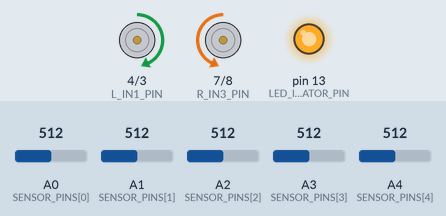
The sketch below on a simulated Arduino Uno, built with avr-gcc and run on an emulated ATmega328P. On the bench: motor-driver pin pairs drawn as motors (green arrow = first pin HIGH = forward, orange = second pin HIGH = backward, longer = more drive, scaled by the enable pin), output pins drawn as LEDs (lit = HIGH). The test bench sets the inputs (shaded band); at power-on: A0 (SENSOR_PINS[0]) = 512, A1 (SENSOR_PINS[1]) = 512, A2 (SENSOR_PINS[2]) = 512, A3 (SENSOR_PINS[3]) = 512, A4 (SENSOR_PINS[4]) = 512. What the sketch prints to the serial monitor is not drawn.

Above: at 0.1 s.
At 2.3 s:
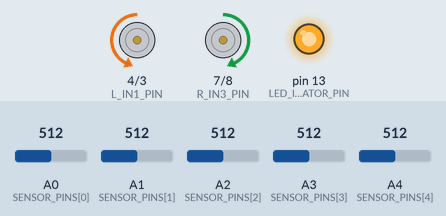
At 5.1 s:
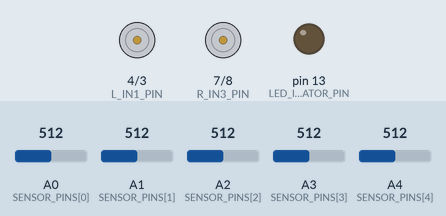
Timing chart, 0 to 6.6 s (numbered marks = the images above):
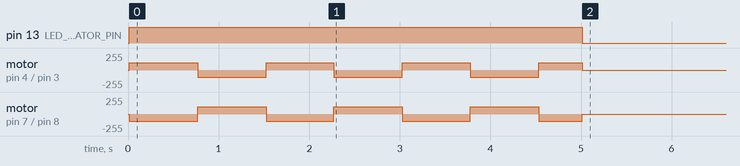

The sketch:

Day_46_PD_Line_Follower.ino
```cpp
/*
 * 100 Projects with Arduino - Day 46
 * Project: PD-Controlled Line Follower (Proportional-Derivative Feedback Steering)
 *
 * DESCRIPTION:
 * This project implements a closed-loop Proportional-Derivative (PD) control loop to regulate
 * the steering of a differential-drive robot along a black line.
 * To achieve high-speed robotics control standards:
 * 1. Deterministic Control Loop: Executes sensor readings, centroid math, and PD updates
 *    at a strict, fixed time step (50 Hz / 20ms) using non-blocking micros() timing.
 * 2. Proportional-Derivative (PD) Controller: Uses the normalized line centroid offset (Day 45)
 *    as the input error. The Proportional term corrects for current offset, and the Derivative term
 *    dampens steering overshoots by braking wheels when approaching the line center too fast.
 * 3. Serial Plotter Diagnostic Logs: Outputs telemetry in a comma-separated format
 * ("Line_Offset,Correction_PWM") so developers can tune gains visually using the Arduino Serial
 * Plotter.
 * 4. Automatic Calibration Bootstrap: Retains the Day 45 boot-calibration routine, compiling and
 * normalizing sensor data before launching the active control loop.
 *
 * STEERING PD CONTROL THEORY:
 * - Line Centroid Offset (Error):
 *     Error (e) = Line_Centroid - Target_Position = Line_Centroid  (Scale: -2.0 to +2.0)
 * - Proportional Gain (Kp): Writes a correction output directly proportional to the distance from
 * center: P = Kp * e
 * - Derivative Gain (Kd): Measures the rate of change of error (how fast the robot is crossing the
 * line): D = Kd * ( (e - last_e) / dt )
 * - Total Correction:
 *     Correction = P + D
 * - Differential Steering Actuation:
 *     Left Motor Speed  = Cruise_Speed + Correction
 *     Right Motor Speed = Cruise_Speed - Correction
 *   If the robot drifts left (error is negative), Correction is negative, slowing down the Left
 * wheel and speeding up the Right wheel to steer the robot back right.
 *
 * WIRING:
 * - 5-Channel IR Sensor Array -> Arduino Uno
 *   - OUT1 to OUT5 -> Pins A0 to A4
 *   - VCC, GND     -> 5V, GND
 * - L298N Motor Driver -> Arduino Uno
 *   - ENA (Left PWM)   -> Pin 5
 *   - IN1, IN2         -> Pins 4, 3
 *   - ENB (Right PWM)  -> Pin 6
 *   - IN3, IN4         -> Pins 7, 8
 */

// --- PIN DEFINITIONS ---
const int NUM_SENSORS = 5;
const int SENSOR_PINS[NUM_SENSORS] = {A0, A1, A2, A3, A4};

const int L_ENA_PIN = 5;
const int L_IN1_PIN = 4;
const int L_IN2_PIN = 3;

const int R_ENB_PIN = 6;
const int R_IN3_PIN = 7;
const int R_IN4_PIN = 8;

const int LED_INDICATOR_PIN = 13;

// --- PHYSICAL COORDINATE ASSIGNMENTS ---
const float SENSOR_COORDINATES[NUM_SENSORS] = {-2.0, -1.0, 0.0, 1.0, 2.0};

// --- CALIBRATION LIMIT ARRAYS ---
int sensorMinValues[NUM_SENSORS];
int sensorMaxValues[NUM_SENSORS];

// --- PD TUNING COEFFICIENTS ---
// Note: Kp handles base steering aggressiveness. Kd dampens wobble/oscillations.
// Adjust these values for your specific chassis gear ratio and motor voltage!
double Kp = 60.0;
double Kd = 4.5;

// --- CONTROL LOOP STATE VARIABLES ---
double lastError = 0.0;
double targetOffset = 0.0;  // Desired line centroid (perfectly centered is 0.0)

// --- TIMING CONFIGURATION ---
unsigned long lastPIDTimeUs = 0;
const unsigned long samplePeriodUs = 20000;  // 20ms sample interval = 50 Hz loop rate

// Cruise speed settings
const int BASE_CRUISE_SPEED = 130;  // Speed on straight segments (0-255)

void setup() {
  Serial.begin(9600);

  pinMode(LED_INDICATOR_PIN, OUTPUT);

  // Initialize motor pins
  pinMode(L_ENA_PIN, OUTPUT);
  pinMode(L_IN1_PIN, OUTPUT);
  pinMode(L_IN2_PIN, OUTPUT);
  pinMode(R_ENB_PIN, OUTPUT);
  pinMode(R_IN3_PIN, OUTPUT);
  pinMode(R_IN4_PIN, OUTPUT);

  haltRobot();

  // Initialize calibration limits
  for (int i = 0; i < NUM_SENSORS; i++) {
    sensorMinValues[i] = 1023;
    sensorMaxValues[i] = 0;
  }

  // Run the 5-second auto-calibration sweep
  runAutoCalibration();

  // Output column headers for Serial Plotter
  Serial.println("Target_Line,Actual_Offset,PWM_Correction");

  lastPIDTimeUs = micros();
}

void loop() {
  unsigned long currentTimeUs = micros();

  // Strict 50 Hz control loop timer
  if (currentTimeUs - lastPIDTimeUs >= samplePeriodUs) {
    double dt = (double)(currentTimeUs - lastPIDTimeUs) /
                1000000.0;  // Sample interval in seconds (normally ~0.020s)
    lastPIDTimeUs = currentTimeUs;

    int normalizedWeights[NUM_SENSORS];
    long weightSum = 0;
    float coordinateSum = 0.0;

    // Step 1: Read raw analog signals and apply min-max normalization
    for (int i = 0; i < NUM_SENSORS; i++) {
      int rawVal = analogRead(SENSOR_PINS[i]);
      int normVal = map(rawVal, sensorMinValues[i], sensorMaxValues[i], 0, 1000);
      normVal = constrain(normVal, 0, 1000);

      normalizedWeights[i] = normVal;
      weightSum += normVal;
      coordinateSum += ((float)normVal * SENSOR_COORDINATES[i]);
    }

    // Check if line is detected under the sensor array
    bool lineDetected = (weightSum > 350);
    double currentOffset = 0.0;

    if (lineDetected) {
      // Step 2: Compute line centroid
      currentOffset = (double)coordinateSum / weightSum;

      // Calculate Error (e = measurement - target)
      double error = currentOffset - targetOffset;

      // Proportional term
      double pTerm = Kp * error;

      // Derivative term: D = Kd * (de/dt)
      double dTerm = Kd * ((error - lastError) / dt);
      lastError = error;

      // Combined PD output correction
      double correction = pTerm + dTerm;

      // Step 3: Apply differential PWM speed adjustments
      int leftPWM = BASE_CRUISE_SPEED + (int)correction;
      int rightPWM = BASE_CRUISE_SPEED - (int)correction;

      driveMotors(leftPWM, rightPWM);

      // Print telemetry formatted for Arduino Serial Plotter
      // Comparing Target (0.0), Actual Offset (-2.0 to +2.0), and scaled PWM correction (divided by
      // 100 to fit on scale)
      Serial.print(targetOffset, 1);
      Serial.print(",");
      Serial.print(currentOffset, 3);
      Serial.print(",");
      Serial.println(correction / 100.0, 2);

    } else {
      // Safety fail-safe: stop robot if line is lost
      haltRobot();

      // Reset errors to prevent derivative spike on re-acquisition
      lastError = 0.0;

      Serial.println("0.0,0.0,0.0");  // Output flatline to plotter
    }
  }
}

// --- PIVOT AUTO-CALIBRATION ROUTINE ---

void runAutoCalibration() {
  Serial.println("[CALIBRATION] Starting auto-calibration. Place robot centered on black line!");
  digitalWrite(LED_INDICATOR_PIN, HIGH);

  unsigned long calTimerStart = millis();
  unsigned long lastToggleTime = millis();
  int pivotDirection = 1;

  drivePivot(pivotDirection, 110);

  while (millis() - calTimerStart < 5000) {
    if (millis() - lastToggleTime >= 750) {
      lastToggleTime = millis();
      pivotDirection = -pivotDirection;
      drivePivot(pivotDirection, 110);
    }

    for (int i = 0; i < NUM_SENSORS; i++) {
      int rawVal = analogRead(SENSOR_PINS[i]);
      if (rawVal < sensorMinValues[i]) sensorMinValues[i] = rawVal;
      if (rawVal > sensorMaxValues[i]) sensorMaxValues[i] = rawVal;
    }
    delay(5);
  }

  haltRobot();
  digitalWrite(LED_INDICATOR_PIN, LOW);
  Serial.println("[CALIBRATION] Complete. Loaded configurations.");
  delay(1500);  // Settle user
}

// --- DIRECT MOTOR DRIVE CONTROLLERS ---

void driveMotors(int leftSpeed, int rightSpeed) {
  leftSpeed = constrain(leftSpeed, -255, 255);
  rightSpeed = constrain(rightSpeed, -255, 255);

  if (leftSpeed >= 0) {
    digitalWrite(L_IN1_PIN, HIGH);
    digitalWrite(L_IN2_PIN, LOW);
    analogWrite(L_ENA_PIN, leftSpeed);
  } else {
    digitalWrite(L_IN1_PIN, LOW);
    digitalWrite(L_IN2_PIN, HIGH);
    analogWrite(L_ENA_PIN, -leftSpeed);
  }

  if (rightSpeed >= 0) {
    digitalWrite(R_IN3_PIN, HIGH);
    digitalWrite(R_IN4_PIN, LOW);
    analogWrite(R_ENB_PIN, rightSpeed);
  } else {
    digitalWrite(R_IN3_PIN, LOW);
    digitalWrite(R_IN4_PIN, HIGH);
    analogWrite(R_ENB_PIN, -rightSpeed);
  }
}

void drivePivot(int direction, int speed) {
  if (direction == 1) {  // Pivot Right
    digitalWrite(L_IN1_PIN, HIGH);
    digitalWrite(L_IN2_PIN, LOW);
    analogWrite(L_ENA_PIN, speed);
    digitalWrite(R_IN3_PIN, LOW);
    digitalWrite(R_IN4_PIN, HIGH);
    analogWrite(R_ENB_PIN, speed);
  } else {  // Pivot Left
    digitalWrite(L_IN1_PIN, LOW);
    digitalWrite(L_IN2_PIN, HIGH);
    analogWrite(L_ENA_PIN, speed);
    digitalWrite(R_IN3_PIN, HIGH);
    digitalWrite(R_IN4_PIN, LOW);
    analogWrite(R_ENB_PIN, speed);
  }
}

void haltRobot() {
  digitalWrite(L_IN1_PIN, LOW);
  digitalWrite(L_IN2_PIN, LOW);
  analogWrite(L_ENA_PIN, 0);

  digitalWrite(R_IN3_PIN, LOW);
  digitalWrite(R_IN4_PIN, LOW);
  analogWrite(R_ENB_PIN, 0);
}
```
